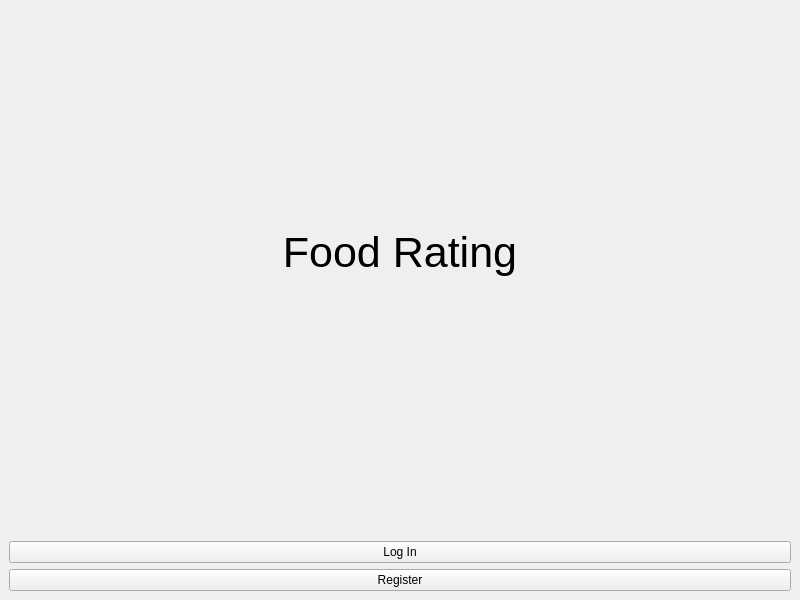
<?xml version="1.0" encoding="UTF-8"?>
<ui version="4.0">
 <class>StartWindow</class>
 <widget class="QMainWindow" name="StartWindow">
  <property name="geometry">
   <rect>
    <x>0</x>
    <y>0</y>
    <width>800</width>
    <height>600</height>
   </rect>
  </property>
  <property name="windowTitle">
   <string>MainWindow</string>
  </property>
  <widget class="QWidget" name="centralwidget">
   <layout class="QVBoxLayout" name="verticalLayout">
    <item>
     <widget class="QLabel" name="label">
      <property name="font">
       <font>
        <pointsize>32</pointsize>
       </font>
      </property>
      <property name="text">
       <string>Food Rating</string>
      </property>
      <property name="alignment">
       <set>Qt::AlignCenter</set>
      </property>
     </widget>
    </item>
    <item>
     <spacer name="verticalSpacer">
      <property name="orientation">
       <enum>Qt::Vertical</enum>
      </property>
      <property name="sizeType">
       <enum>QSizePolicy::Maximum</enum>
      </property>
      <property name="sizeHint" stdset="0">
       <size>
        <width>20</width>
        <height>40</height>
       </size>
      </property>
     </spacer>
    </item>
    <item>
     <widget class="QPushButton" name="loginButton">
      <property name="text">
       <string>Log In</string>
      </property>
     </widget>
    </item>
    <item>
     <widget class="QPushButton" name="registerButton">
      <property name="text">
       <string>Register</string>
      </property>
     </widget>
    </item>
   </layout>
  </widget>
 </widget>
 <resources/>
 <connections/>
</ui>
